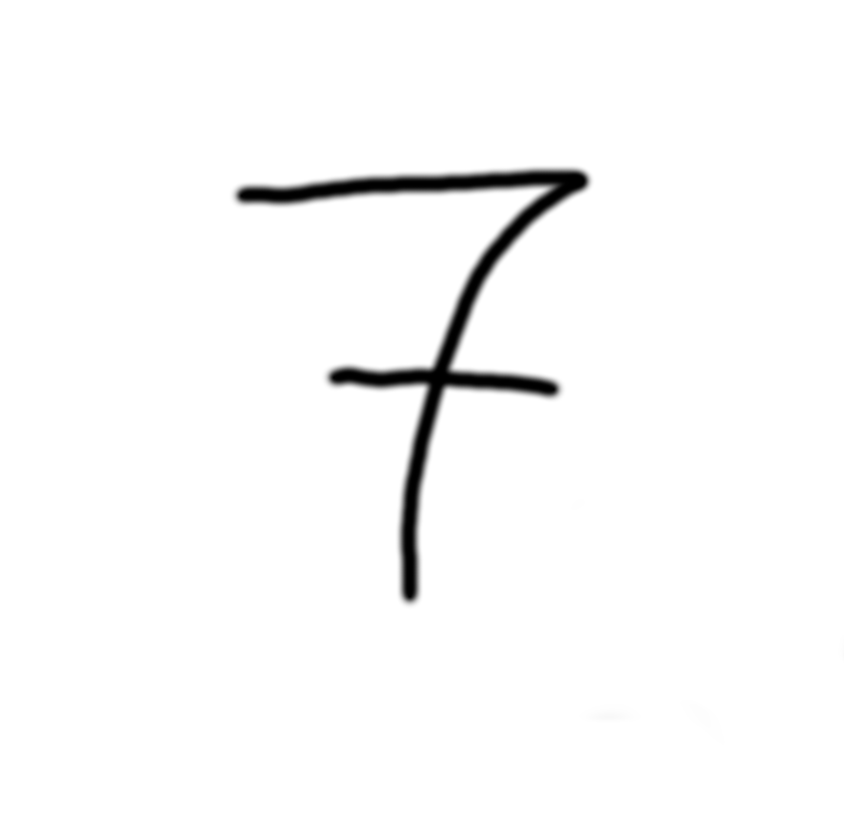
#> input picture test-image.png, 844 x 836 px, shrunk from 1429 x 1417 before the run
$ jupyter execute --allow-errors SOM.ipynb
#> lines starting #> are read from the running program, lines starting #| are printed output that depends on the picture
# Self-Organizing Maps

Here we will look into the structure of solf-organising maps, and how this method can be a useful example of unsupervised machine learning. This is mainly going to be a result of my independant research, so I will try to explain myself well as we progress through this notebook. There is also not a default python package for it, so any implementation is best coded by yourself.

In essence, SOMs try to reduce the dimensionality of a given $\mathcal{N}$-dimensional dataset. The way it maps the elements of the input array to the nodes in the output array is by having the nodes *compete* for a given element(s).

## The data

### Image

To start with, we will examine how a 2-dimensional image is mapped. Now of course the image can be represented in three dimensions by considering the RGB colour for each pixel. We will gradually build up our SOM technique by changing the image colour.

[cell 1]
import numpy as np
from PIL import Image
import matplotlib.pyplot as plt

[cell 2]
image = Image.open('test-image.png')
#> image is the input picture: PIL image 844x836 RGB; min 0, max 255, mean 249.3
image.convert('1')
image_arr = 255-np.asarray(image)
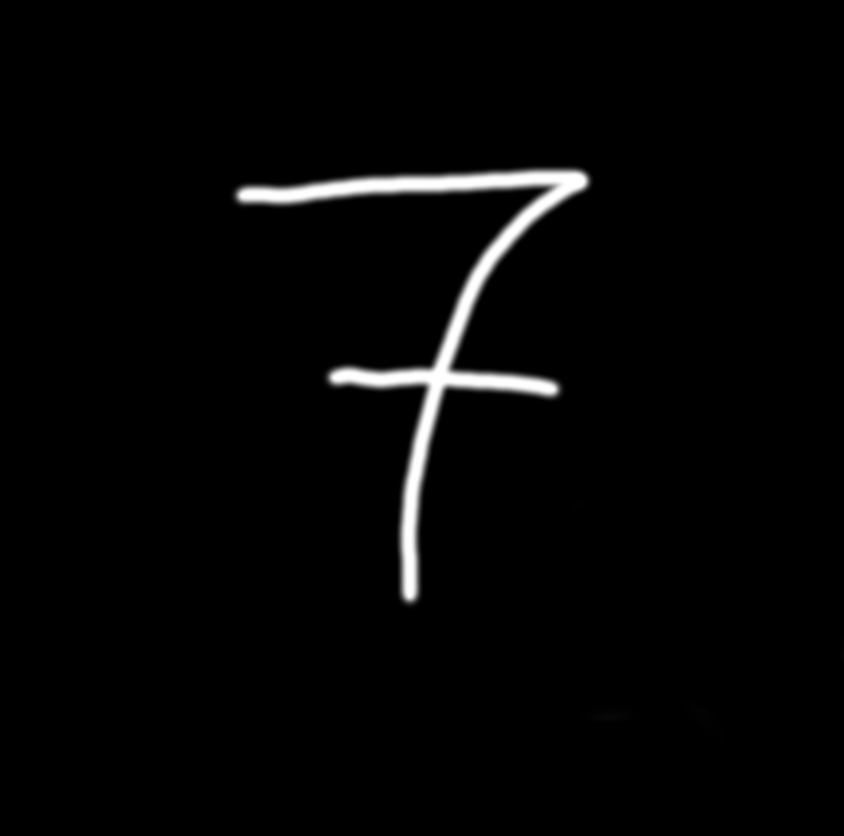
#> image_arr: shape (836, 844, 3); min 0, max 255, mean 5.7
plt.imshow(image_arr[:, :, 2], cmap='magma')
# plt.scatter(j_mesh[:, ::-1], i_mesh[:, ::-1], c=image_arr.reshape((-1, 3), order="F")[:, 2], cmap='magma')
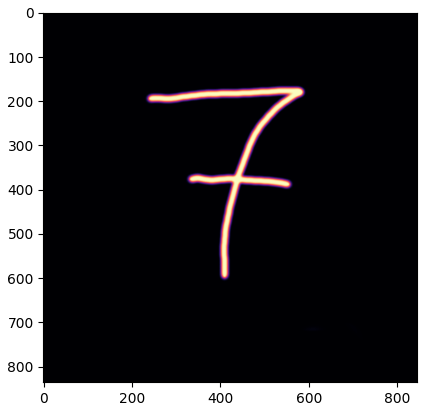
#> figure drawn by matplotlib, 1 panel

[cell 3]
image_arr.reshape(-1, 3).shape
#> Out = (705584, 3)

[cell 4]
np.unique(image_arr)
#> Out = 256 values from 0 to 255

### sklearn iris

Another dataset that might be useful is the iris dataset from scikit-learn. From the website:

> The Iris dataset represents 3 kind of Iris flowers (Setosa, Versicolour and Virginica) with 4 attributes: sepal length, sepal width, petal length and petal width.

[cell 5]
from sklearn import datasets

iris = datasets.load_iris()
print(iris.data.shape)
iris_som = iris.data[:, :2]
iris_label = iris.target

[cell 6]
iris_som.shape

## Fitting the data

For applying SOM, we will first use the third-party package [sklearn_som](https://pypi.org/project/sklearn-som/), which is designed to interface well with scikit-learn. There are a couple things to note about the SOM process in this implementation:

 - shape of the data: $(n_{data}, n_{features})$
 - shape of classifications: $(m, n)$

In this case, if one has $\mathcal{N}$-dimensional data to fit, it must be reduced to a $2$-D array with the length of the first dimension as the number of elements and the length of the second dimension the $\mathcal{N}$ features to fit. Therefore, some pre-processing must be performed before training something like an image array in the SOM instance.

As for how the data is classified, the arguments `m, n` refer to the two dimensions of the output, namely vertical and horizontal. If you only need $1$-D classifications of neurons, one may set either $m$ or $n$ to the number of classifications while setting the other to $1$.

### Image

[cell 7]
from sklearn_som.som import SOM

[cell 8]
# Fix the image data
if image_arr.ndim > 2:

    # Define map coordinates
    i_arr = np.arange(image_arr.shape[0])
#> i_arr = 836 values from 0 to 835
    j_arr = np.arange(image_arr.shape[1])
#> j_arr = 844 values from 0 to 843
    i_mesh, j_mesh = np.meshgrid(i_arr, j_arr)
    print(i_mesh.shape)
#| (844, 836)

    # Resize image array
    image_arr = image_arr.reshape((-1, 3), order="F")

# Temporarily make the image binary
# image_arr[image_arr > 0] = 1

# Create data array with the proper dimensions
image_som = np.concatenate([i_mesh.reshape((-1, 1)), j_mesh.reshape((-1, 1)), image_arr], axis=1)
